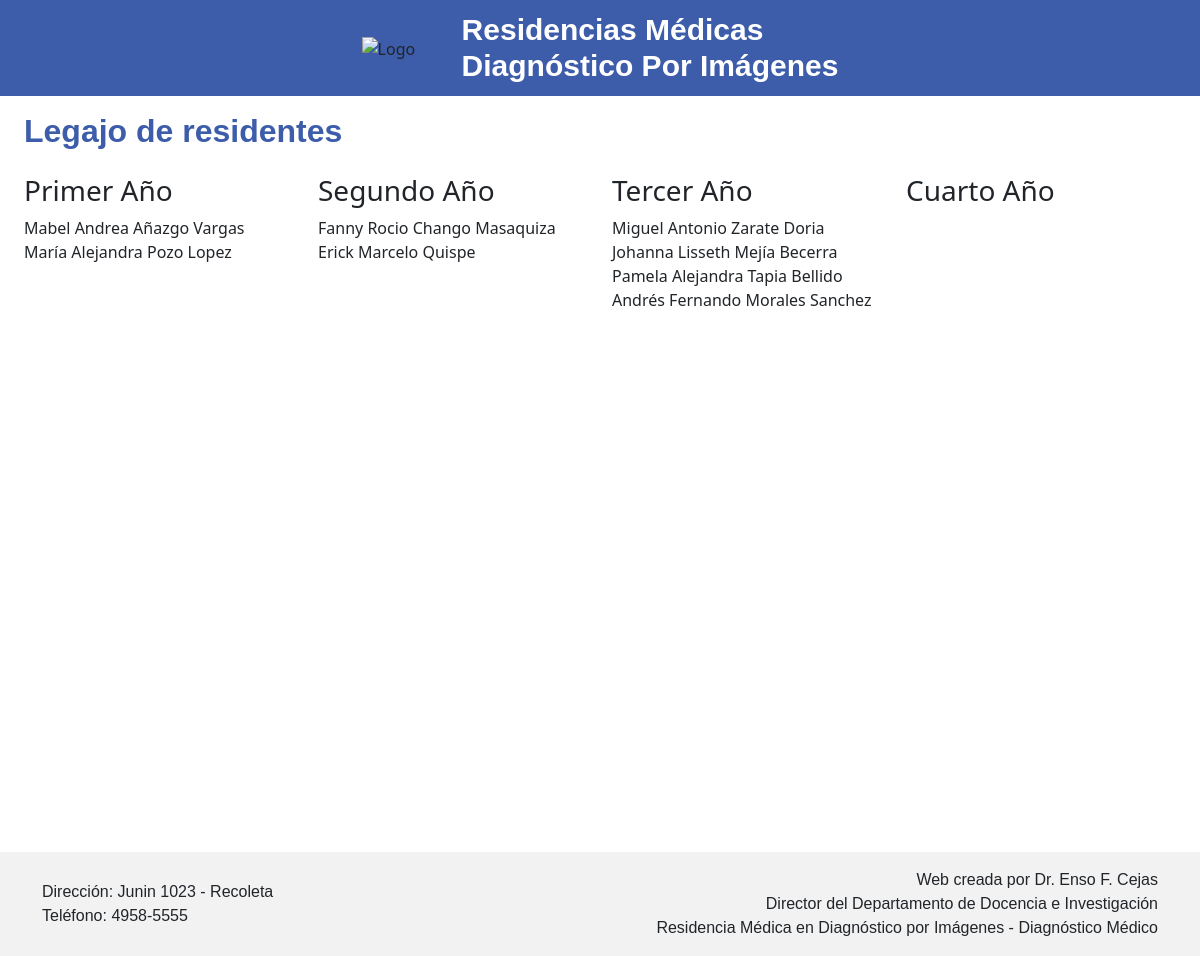
The app's page /residentes/, older data.
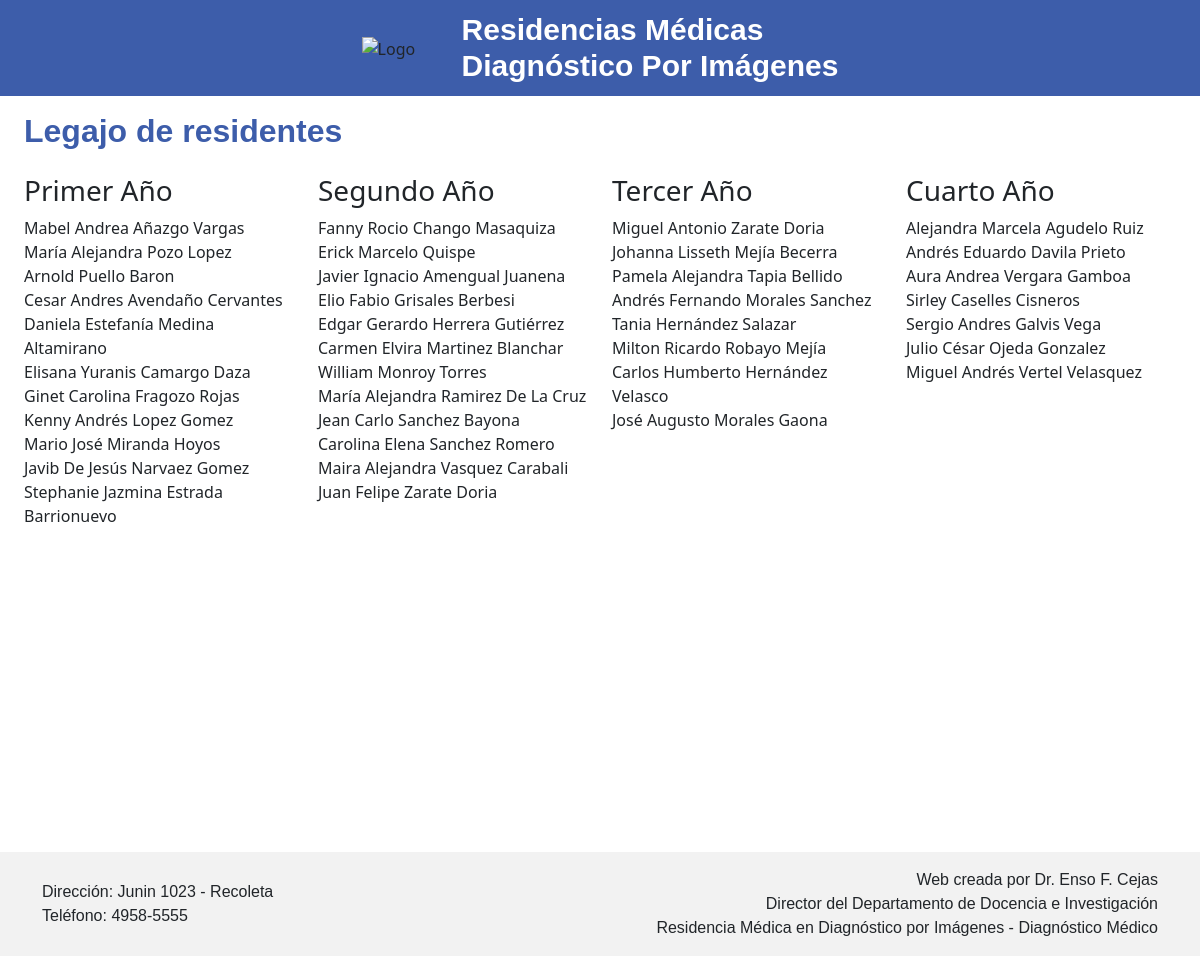
The same page, newer data.
### residentesdm/models.py (models this page shows, shortened)
class Residente(models.Model):
    dni_regex = RegexValidator(
        regex=r'^\d{2}\.\d{3}\.\d{3}$',
        message="El DNI debe tener el formato: 'xx.xxx.xxx'"
    )
    matricula_regex = RegexValidator(
        regex=r'^\d{3}\.\d{3}$',
        message="La matrícula debe tener el formato: 'xxx.xxx'"
    )
    nombre = models.CharField(max_length=200)
    apellido = models.CharField(max_length=200)
    DNI = models.CharField(validators=[dni_regex], max_length=10, unique=True, primary_key=True, default='00.000.000')
    matricula = models.CharField(validators=[matricula_regex], max_length=10, unique=True, default='000.000')
    email = models.EmailField(max_length=200, default='Desconocido')
    nacionalidad = models.CharField(max_length=200, default='Desconocida')
    fecha_ingreso = models.DateField()
    repetido = models.BooleanField(default=False)
    grupo = models.CharField(max_length=10, blank=True)
    def calculate_grupo(self):
        hoy = timezone.now().date()
        diferencia = hoy.year - self.fecha_ingreso.year - ((hoy.month, hoy.day) < (self.fecha_ingreso.month, self.fecha_ingreso.day))
        if self.repetido:
            diferencia -= 1
        if diferencia < 1:
            return 'R1'
        elif diferencia < 2:
            return 'R2'
        elif diferencia < 3:
            return 'R3'
        elif diferencia < 4:
            return 'R4'
        else:
            return 'Egresado'

### residentesdm/views.py (the view)
# urls.py: path('residentes/', views.residentes, name='residentes'),
def residentes(request):
    todos_los_residentes = Residente.objects.all().order_by('grupo')
    total_residentes = Residente.objects.count()
    residentes_primer_año = [r for r in todos_los_residentes if r.calculate_grupo() == 'R1']
    residentes_segundo_año = [r for r in todos_los_residentes if r.calculate_grupo() == 'R2']
    residentes_tercer_año = [r for r in todos_los_residentes if r.calculate_grupo() == 'R3']
    residentes_cuarto_año = [r for r in todos_los_residentes if r.calculate_grupo() == 'R4']
    return render(request, 'residentes.html', {
        'todos_los_residentes': todos_los_residentes,
        'total_residentes': total_residentes,
        'residentes_primer_año': residentes_primer_año,
        'residentes_segundo_año': residentes_segundo_año,
        'residentes_tercer_año': residentes_tercer_año,
        'residentes_cuarto_año': residentes_cuarto_año,
    })

### residentesdm/templates/residentes.html (shortened to what this page needs)
{% extends "plantillas/base.html" %}
{% load static %}
{% block content %}
<div class="container-fluid mt-3">
<h2 class="text-start">Legajo de residentes</h2>
<div class="row">
    <div class="col-sm">
        <div class="mt-3">
            <h3>Primer Año</h3>
            {% for residente in residentes_primer_año %}
                {{ residente.nombre.title }} {{ residente.apellido.title }}<br>
            {% endfor %}
        </div>
    </div>
    <div class="col-sm">
        <div class="mt-3">
            <h3>Segundo Año</h3>
            {% for residente in residentes_segundo_año %}
                {{ residente.nombre.title }} {{ residente.apellido.title }}<br>
            {% endfor %}
        </div>
    </div>
    <div class="col-sm">
        <div class="mt-3">
            <h3>Tercer Año</h3>
            {% for residente in residentes_tercer_año %}
                {{ residente.nombre.title }} {{ residente.apellido.title }}<br>
            {% endfor %}
        </div>
    </div>
    <div class="col-sm">
        <div class="mt-3">
            <h3>Cuarto Año</h3>
            {% for residente in residentes_cuarto_año %}
                {{ residente.nombre.title }} {{ residente.apellido.title }}<br>
            {% endfor %}
        </div>
    </div>
</div>
{% endblock %}

Row changes from the older to the newer data that the page shows:
added Residente: nombre "Arnold", apellido "Puello Baron", shown under "Primer Año"
added Residente: nombre "Cesar Andres", apellido "Avendaño Cervantes", shown under "Primer Año"
added Residente: nombre "Daniela Estefanía", apellido "Medina Altamirano", shown under "Primer Año"
added Residente: nombre "Elisana Yuranis", apellido "Camargo Daza", shown under "Primer Año"
added Residente: nombre "Ginet Carolina", apellido "Fragozo Rojas", shown under "Primer Año"
added Residente: nombre "Kenny Andrés", apellido "Lopez Gomez", shown under "Primer Año"
added Residente: nombre "Mario José", apellido "Miranda Hoyos", shown under "Primer Año"
added Residente: nombre "Javib De Jesús", apellido "Narvaez Gomez", shown under "Primer Año"
added Residente: nombre "Stephanie Jazmina", apellido "Estrada Barrionuevo", shown under "Primer Año"
added Residente: nombre "Javier Ignacio", apellido "Amengual Juanena", shown under "Segundo Año"
added Residente: nombre "Elio Fabio", apellido "Grisales Berbesi", shown under "Segundo Año"
added Residente: nombre "Edgar Gerardo", apellido "Herrera Gutiérrez", shown under "Segundo Año"
added Residente: nombre "Carmen Elvira", apellido "Martinez Blanchar", shown under "Segundo Año"
added Residente: nombre "William", apellido "Monroy Torres", shown under "Segundo Año"
added Residente: nombre "María Alejandra", apellido "Ramirez De La Cruz", shown under "Segundo Año"
added Residente: nombre "Jean Carlo", apellido "Sanchez Bayona", shown under "Segundo Año"
added Residente: nombre "Carolina Elena", apellido "Sanchez Romero", shown under "Segundo Año"
added Residente: nombre "Maira Alejandra", apellido "Vasquez Carabali", shown under "Segundo Año"
added Residente: nombre "Juan Felipe", apellido "Zarate Doria", shown under "Segundo Año"
added Residente: nombre "Tania", apellido "Hernández Salazar", shown under "Tercer Año"
added Residente: nombre "Milton Ricardo", apellido "Robayo Mejía", shown under "Tercer Año"
added Residente: nombre "Carlos Humberto", apellido "Hernández Velasco", shown under "Tercer Año"
added Residente: nombre "José Augusto", apellido "Morales Gaona", shown under "Tercer Año"
added Residente: nombre "Alejandra Marcela", apellido "Agudelo Ruiz", shown under "Cuarto Año"
added Residente: nombre "Andrés Eduardo", apellido "Davila Prieto", shown under "Cuarto Año"
added Residente: nombre "Aura Andrea", apellido "Vergara Gamboa", shown under "Cuarto Año"
added Residente: nombre "Sirley", apellido "Caselles Cisneros", shown under "Cuarto Año"
added Residente: nombre "Sergio Andres", apellido "Galvis Vega", shown under "Cuarto Año"
added Residente: nombre "Julio César", apellido "Ojeda Gonzalez", shown under "Cuarto Año"
added Residente: nombre "Miguel Andrés", apellido "Vertel Velasquez", shown under "Cuarto Año"
